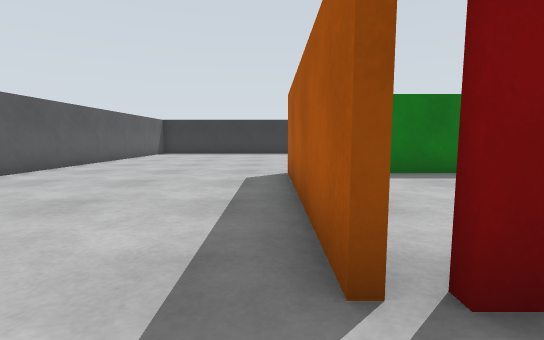
View 1 (above)

18 first-person views from a walk through a Gazebo world. The camera is 0.86 m above the floor, tilts 6° down and sees 85° across. The floor is counted in squares, 1 m on a side. Each view is taken from the middle of a square. On the plan, view 1 faces up. The plan holds only what a view shows up to about 11 squares ahead; the rest is blank. Robots are left out.

View 2
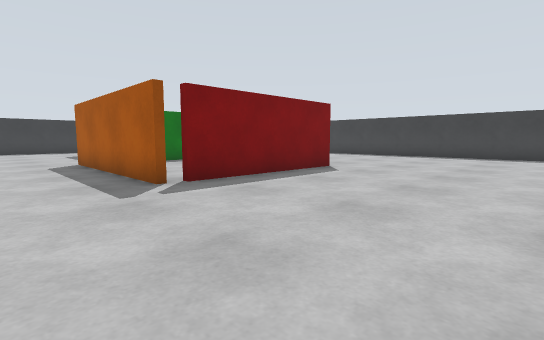

View 3
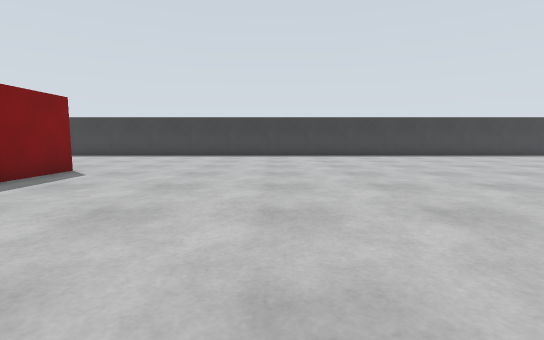

View 4
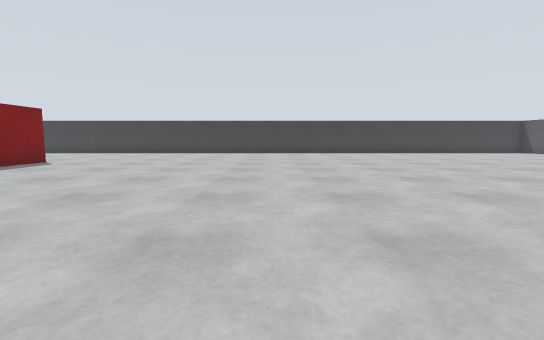

View 5
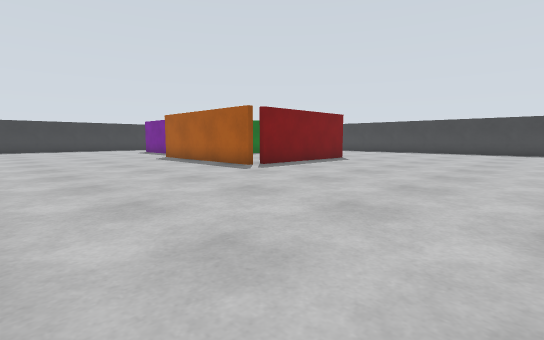

View 6
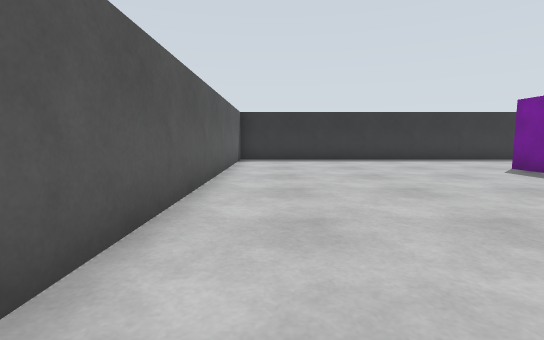

View 7
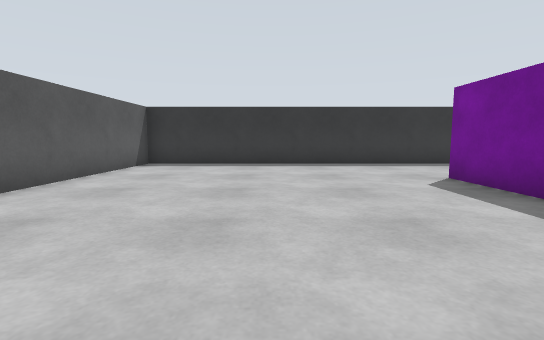

View 8
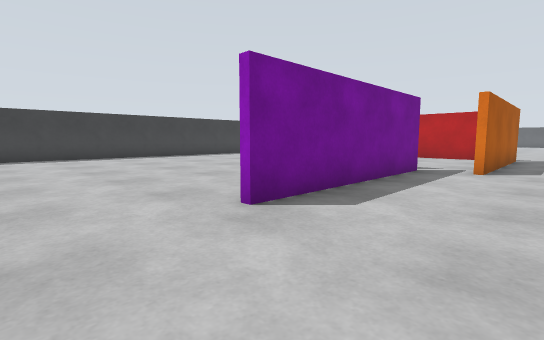

View 9
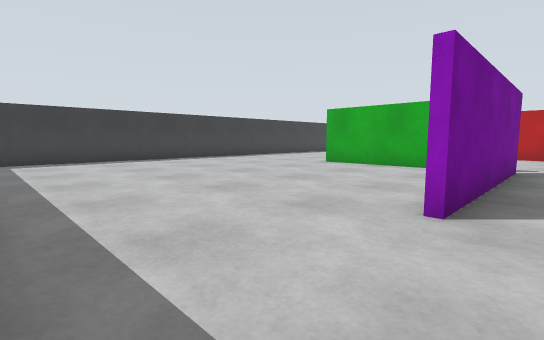

View 10
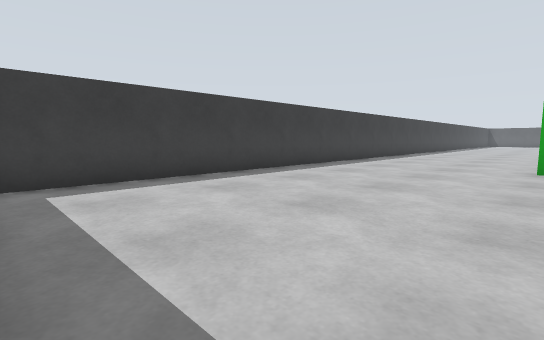

View 11
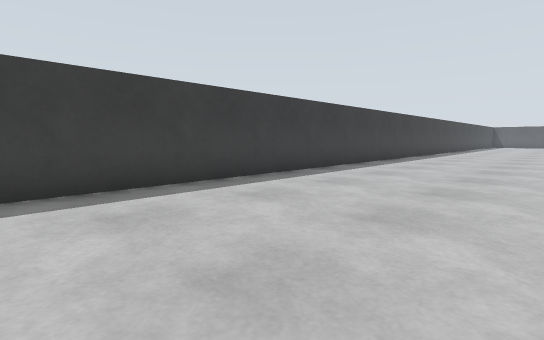

View 12
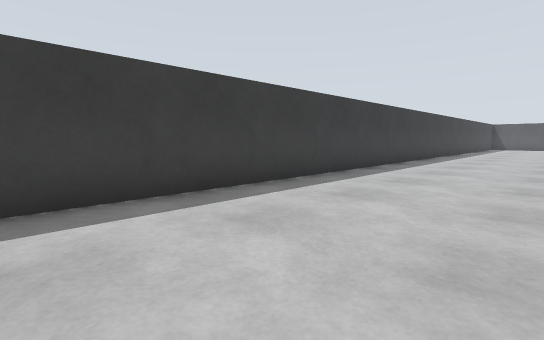

View 13
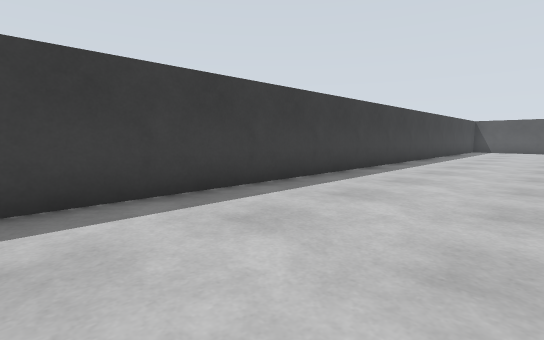

View 14
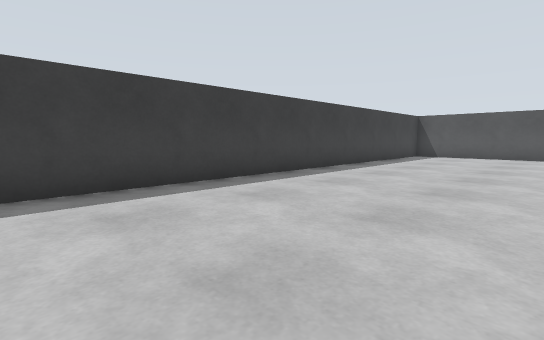

View 15
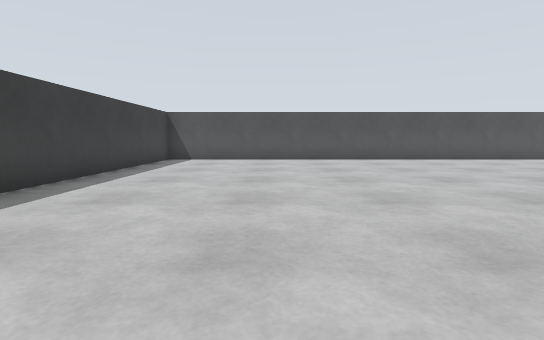

View 16
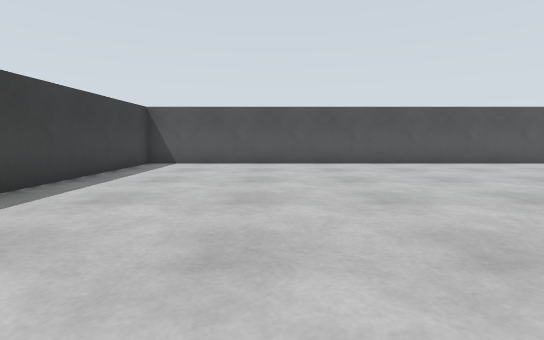

View 17
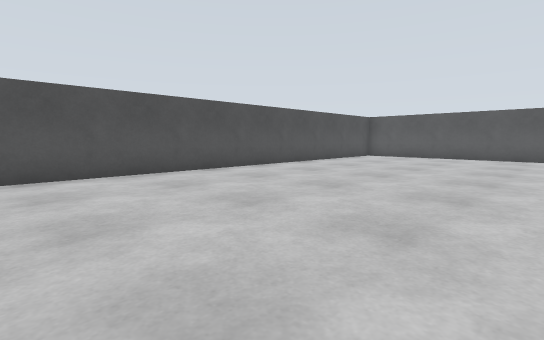

View 18
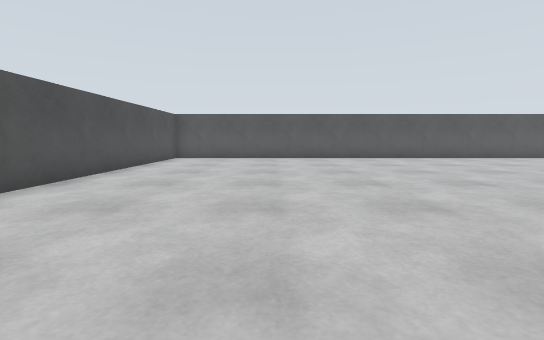

### Floor plan
Points are (right, up) in squares from view 1. A wall is a line through its corners. A room is listed if a view was taken in it or the views show most of it. See-through windows are left out.
Room 1 (views 1, 2, 3, 4, 5, 6, 7, 8, 9, 10, 11, 12, 13, 14, 15, 16, 17, 18)
walls: (6.1, 1.4) (1, 1.4); (0.4, 1.4) (0.4, 7.5); (4.8, 7.4) (2.9, 7.4); (3.9, 7.6) (7.5, 7.6); (1.9, 7.4) (1.9, 13.5); (-6.3, -15.6) (-6.3, -16.5); (4.2, 17.3) (-6.3, 17.3) (-6.3, 6.2); (-4.1, -22.3) (13.3, -22.3) (13.3, 16.8)

Positions as (right, up) in squares from view 1, and headings:
1: (0, 0), facing up
2: (-2, -4), facing up-right
3: (-2, -4), facing right
4: (-5, -7), facing right
5: (-6, -6), facing up-right
6: (-5, 5), facing up
7: (-2, 7), facing up
8: (-1, 16), facing down-right
9: (1, 17), facing down-right
10: (7, 17), facing down-right
11: (8, 13), facing down-right
12: (9, 6), facing down-right
13: (9, 0), facing down-right
14: (8, -7), facing down-right
15: (9, -10), facing down
16: (9, -12), facing down
17: (8, -15), facing down-left
18: (7, -18), facing left
